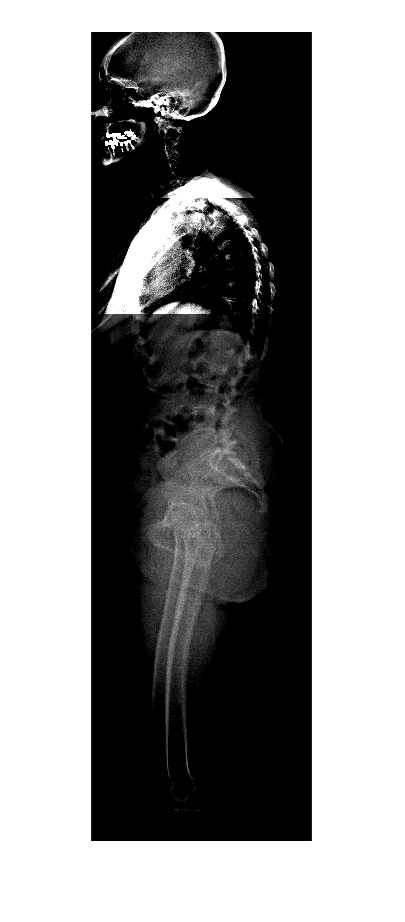
%> input picture contrasted_image.png, 405 x 922 px
$ octave --eval "result = contrast_image(imread('contrasted_image.png'));"   (GNU Octave 9; MATLAB toolbox functions it lacks are replaced by stand-ins)
%> lines starting %> are read from the running program, lines starting %| are printed output that depends on the picture
%% Contrast the image with the linear transformation and saturation
function [J, x1, x2] = contrast_image(image)

I = image;
%> I is the input picture: size 922x405x3 uint8; min 0, max 255, mean 147.7
I2 = rgb2gray(I);

% searching the right method
%J1 = adapthisteq(I2);
%J2 = histeq(I2);

% linear transormation with saturation for 3 times
% for every part of the image
J3A = imadjust(I2, [0.22 0.41]); %neck values
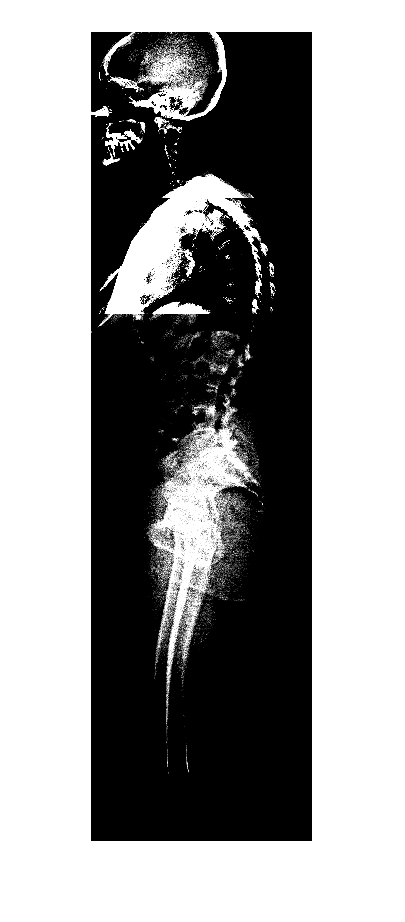
%> J3A: size 922x405 uint8; min 0, max 255, mean 150.9
J3B = imadjust(I2, [0.42 0.70]); %body values
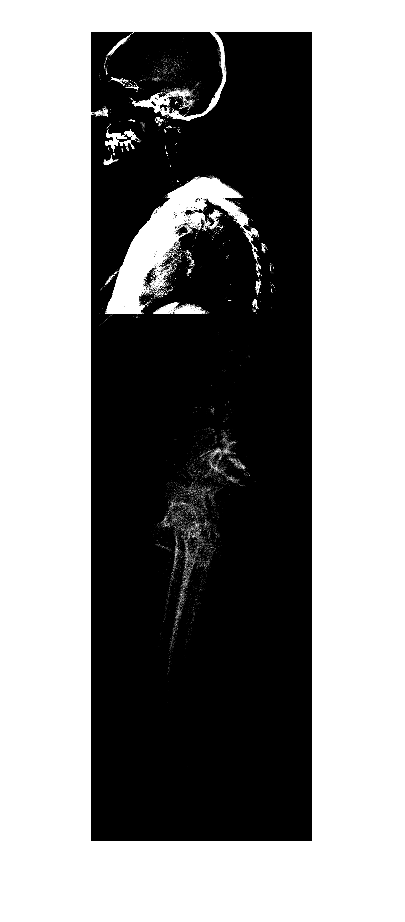
%> J3B: size 922x405 uint8; min 0, max 255, mean 140.2
J3C = imadjust(I2, [0.50 0.73]); %pelvis values
D1 = imadjust(I2, [0.5 0.58]); %detection values 1
D2 = imadjust(I2, [0.79 0.99]); %detection values 2
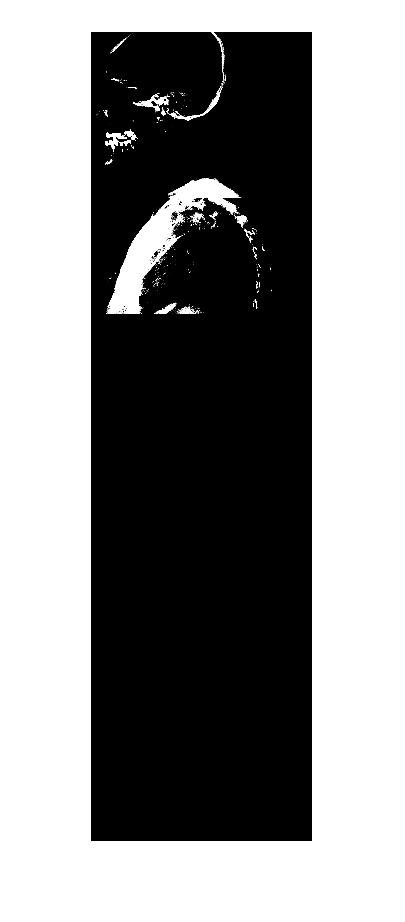
%> D2: size 922x405 uint8; min 0, max 255, mean 137.4

% [6 lines of commented-out code are left out]
[m,n] = size(I2);
%> m = 922; n = 405
x1 = 1000;
x2 = 2000;

% finding the first cut of the image
for i = 1:1:m
    numBlackPixels = sum(D1(i,:) < 5);
    if numBlackPixels < n*3/4
        x1 = i
        break;
    end
end
%> this loop made 1 pass
%> numBlackPixels on pass 1: 0

% finding the second cut of the image
x2 = x1;
%> x2 = 1
pix_l = n;
%> pix_l = 405
for i = x1:1:m
    lpix = n;
    for j = 1:1:n
        if D2(i,j) > 50
            lpix = j;
        end
    end
    if lpix < pix_l
        pix_l = lpix;
        x2 = i;
    end
end
x2 = x2 + 500 % translation
%> x2 = 501

% crop the images at the rigth places
J3A = imcrop(J3A, [0 0 n x1]);
%> J3A = 405 values from 255 to 255
J3B = imcrop(J3B, [0 x1+1 n x2-x1]);
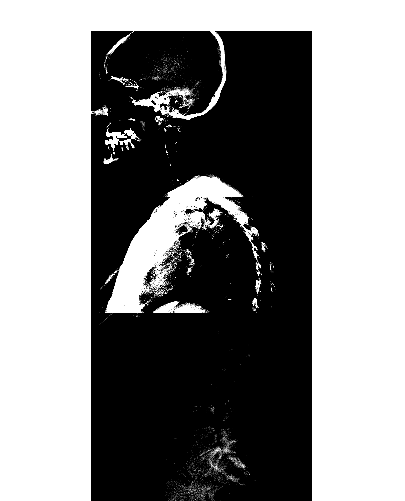
%> J3B: size 501x405 uint8; min 0, max 255, mean 136.9
J3C = imcrop(J3C, [0 x2+1 n m-x2]);
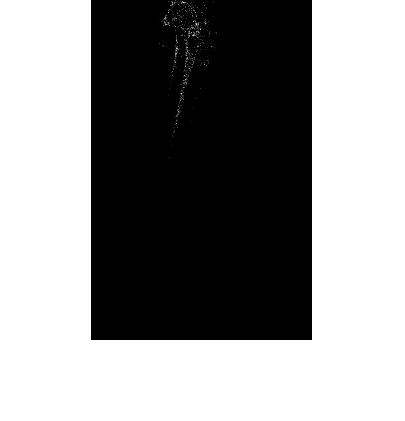
%> J3C: size 421x405 uint8; min 0, max 255, mean 142.9
J = cat(1,J3A,J3B,J3C); %concatenate
figure;
imshowpair(I2,J,'montage');
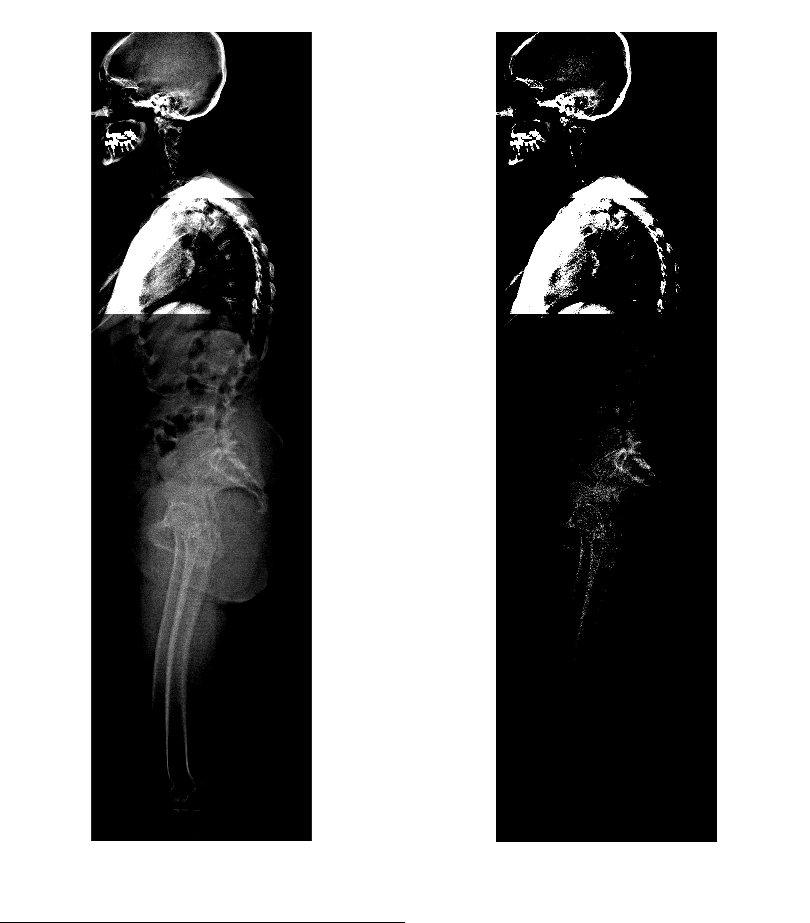
%> displayed picture: size 923x810, on the screen's scale of 0 to 255; min 0, max 255, mean 143.6
%imshow(J)
end

$ run again, on J3.png
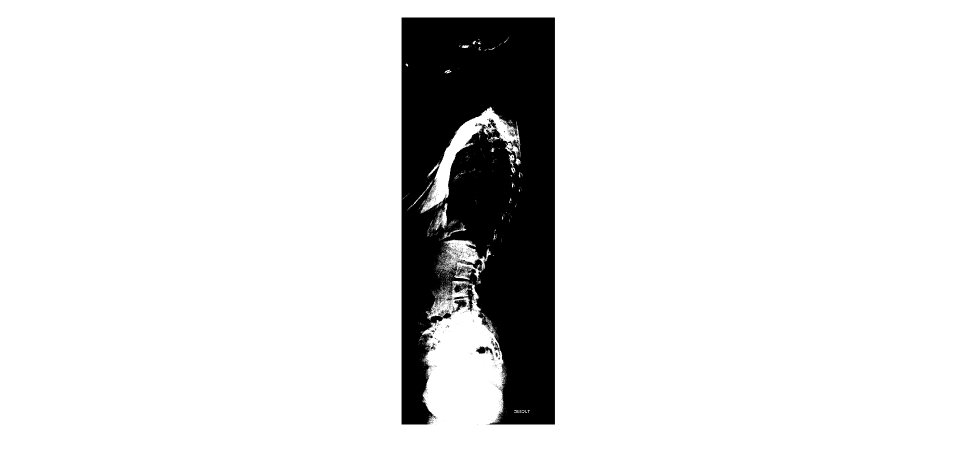
%> input picture J3.png, 1920 x 936 px (shown at 1/2 size)
%> in contrast_image, I is the input picture: size 936x1920x3 uint8; min 0, max 255, mean 226.2
%> the loop in contrast_image, `for i = 1:1:m` made 1 pass
%> numBlackPixels on pass 1: 0
%> in contrast_image, `x2 = x1;`: x2 = 1
%> in contrast_image, `x2 = x2 + 500`: x2 = 501
%> in contrast_image, `J3A = imcrop(J3A, [0 0 n x1]);`: J3A = 1920 values from 255 to 255
%> in contrast_image, `J3C = imcrop(J3C, [0 x2+1 n m-x2]);`:
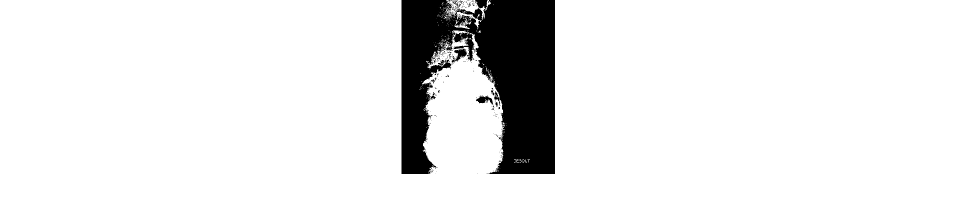
%> J3C: size 435x1920 uint8 (shown at 1/2 size); min 0, max 255, mean 232.9
%> in contrast_image, `imshowpair(I2,J,'montage');`:
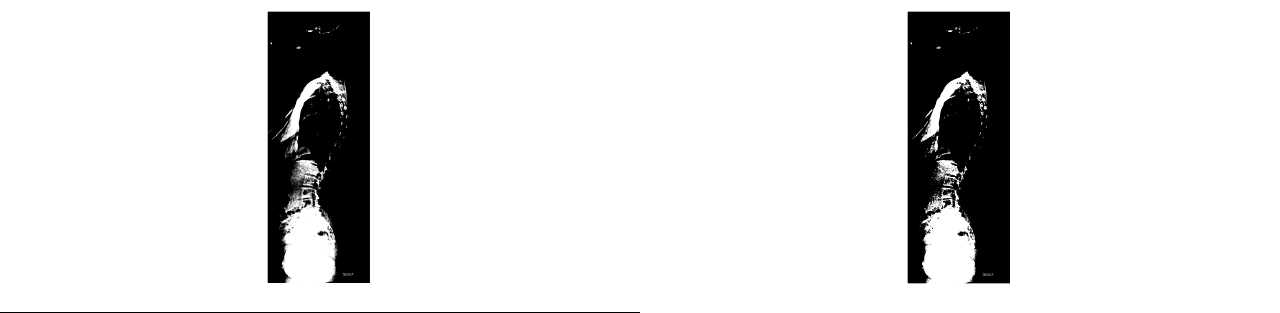
%> displayed picture: size 937x3840, on the screen's scale of 0 to 255 (shown at 1/3 size); min 0, max 255, mean 226
